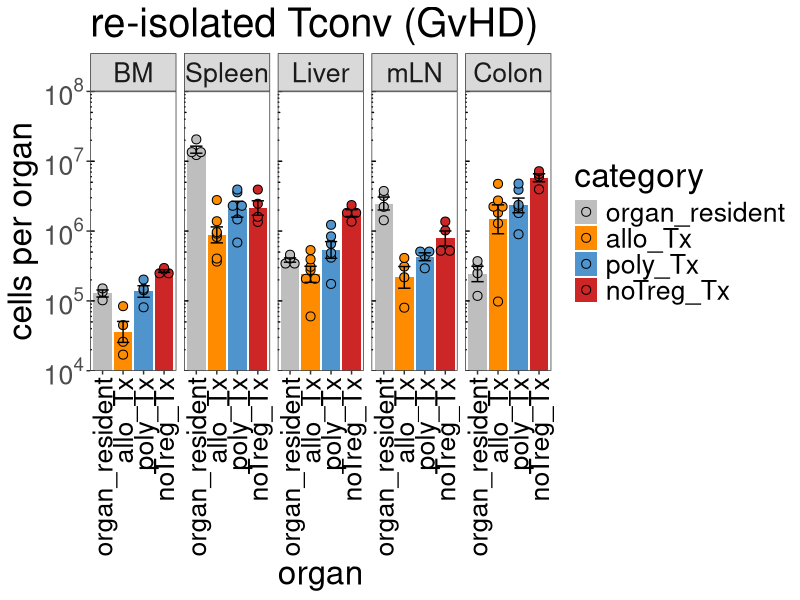
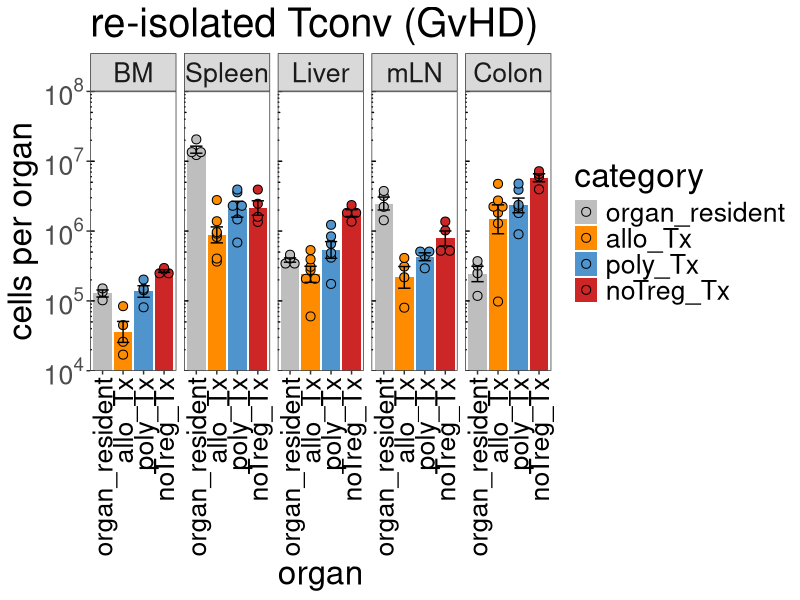

Here is the R script that generated these plots, in order: (Note: this script raises an error after producing the figures.)
## ---- chunk 1
knitr::opts_chunk$set(echo = TRUE)
knitr::opts_knit$set(root.dir = normalizePath(".."))
knitr::write_bib(.packages(), "Figure2e_Tconv7dafterBMT_inVivoDistribution.packages.bib")
## ---- chunk 2
library(ggplot2)
library(scales)
library(car)
## ---- chunk 3
Tconv.data <- read.delim("./data/TconvDistribution.txt", header=TRUE)
Tconv.data$organ <- factor(Tconv.data$organ,levels = c("BM","Spleen","Liver","mLN","Colon"))
Tconv.data$category <- factor(Tconv.data$category,levels = c("organ_resident","allo_Tx","poly_Tx","noTreg_Tx"))
## ---- chunk 4
p <- ggplot(Tconv.data, aes(x=category, y=count, fill=category)) + coord_cartesian(ylim = c(10000,100000000))
p <- p + stat_summary(fun = mean, geom = "bar",  position=position_dodge(.9))
p <- p + geom_dotplot(binaxis='y', stackdir='center',  position=position_dodge(.9), dotsize=6.5, stackratio = 1, binwidth=.02) 
p <- p + stat_summary(fun.data=mean_se, fun.args = list(mult=1), geom="errorbar", color="black", size=0.5, width = 0.6, position=position_dodge(.9))
p <- p + scale_y_log10(breaks = c(10000,100000,1000000,10000000,100000000),labels = trans_format("log10", math_format(10^.x)),expand = c(0, 0)) 
p <- p + theme_bw() + theme(panel.grid.major = element_blank(), panel.grid.minor = element_blank(), axis.text.x = element_text(angle = 90, vjust = 0.5, hjust=1, color="black"), text = element_text(size = 24))
p <- p + scale_fill_manual(values = c("gray","darkorange","steelblue3","firebrick3"))
p <- p + annotation_logticks(sides="l", short = unit(.25,"mm"), mid = unit(.5,"mm"),   long = unit(1,"mm"))  
p <- p + labs(title="re-isolated Tconv (GvHD)",x="organ", y = "cells per organ")
p <- p + facet_wrap(~organ, nrow=1)
p
pdf("./figures/TconvOrganDist.pdf", height=5.5, width=8.5)
p
dev.off()

## ---- chunk 5
Tconv.data$category <- factor(Tconv.data$category,levels = c("organ_resident","allo_Tx","poly_Tx","noTreg_Tx"))
Tconv.dataLiver <- Tconv.data[ which(Tconv.data$organ=='Liver' & Tconv.data$type=='Tx'), ]
Tconv.dataColon <- Tconv.data[ which(Tconv.data$organ=='Colon' & Tconv.data$type=='Tx'), ]
Tconv.dataSpleen <- Tconv.data[ which(Tconv.data$organ=='Spleen' & Tconv.data$type=='Tx'), ]
Tconv.dataBM <- Tconv.data[ which(Tconv.data$organ=='BM' & Tconv.data$type=='Tx'), ]
Tconv.datamLN <- Tconv.data[ which(Tconv.data$organ=='mLN' & Tconv.data$type=='Tx'), ]
## ---- chunk 6
leveneTest(count~category, data=Tconv.dataLiver, center=mean)  # n.s.
shapiro.test(Tconv.dataLiver$count[1:7]) 						 # n.s.
shapiro.test(Tconv.dataLiver$count[8:13])						 # n.s.
shapiro.test(Tconv.dataLiver$count[14:17])                      # n.s.
## ---- chunk 7
Tconv.liver.res.aov <- aov(count~category, data=Tconv.dataLiver)
summary (Tconv.liver.res.aov)
## ---- chunk 8
TukeyHSD(Tconv.liver.res.aov)
## ---- chunk 9
leveneTest(count~category, data=Tconv.dataColon, center=mean)  # n.s.
shapiro.test(Tconv.dataColon$count[1:7]) 						 # n.s.
shapiro.test(Tconv.dataColon$count[8:13])						 # n.s.
shapiro.test(Tconv.dataColon$count[14:17])                      # n.s.
## ---- chunk 10
Tconv.colon.res.aov <- aov(count~category, data=Tconv.dataColon)
summary (Tconv.colon.res.aov)
## ---- chunk 11
TukeyHSD(Tconv.colon.res.aov)
## ---- chunk 12
leveneTest(count~category, data=Tconv.dataSpleen, center=mean)  # n.s.
shapiro.test(Tconv.dataSpleen$count[1:7]) 						 # n.s.
shapiro.test(Tconv.dataSpleen$count[8:13])						 # n.s.
shapiro.test(Tconv.dataSpleen$count[14:17])                      # n.s.
## ---- chunk 13
Tconv.spleen.res.aov <- aov(count~category, data=Tconv.dataSpleen)
summary (Tconv.spleen.res.aov)
## ---- chunk 14
leveneTest(count~category, data=Tconv.dataBM, center=mean)  # n.s.
shapiro.test(Tconv.dataBM$count[1:4]) 						 # n.s.
shapiro.test(Tconv.dataBM$count[5:8])						 # n.s.
shapiro.test(Tconv.dataBM$count[9:12])                      # n.s.
## ---- chunk 15
Tconv.BM.res.aov <- aov(count~category, data=Tconv.dataBM)
summary (Tconv.BM.res.aov)
## ---- chunk 16
TukeyHSD(Tconv.BM.res.aov)
## ---- chunk 17
leveneTest(count~category, data=Tconv.datamLN, center=mean)  # significant
shapiro.test(Tconv.datamLN$count[1:4]) 						 # n.s.
shapiro.test(Tconv.datamLN$count[5:8])						 # n.s.
shapiro.test(Tconv.datamLN$count[9:12])                      # n.s.
## ---- chunk 18
Tconv.mLN.res.aov <- aov(count~category, data=Tconv.datamLN)
summary (Tconv.mLN.res.aov)
## ---- chunk 19
TukeyHSD(Tconv.mLN.res.aov)
## ---- chunk 20
sessionInfo(package = NULL)
writeLines(capture.output(sessionInfo(package = NULL)), "./Rscripts/Figure2e_Tconv7dafterBMT_inVivoDistribution_SessionInfo.txt")
